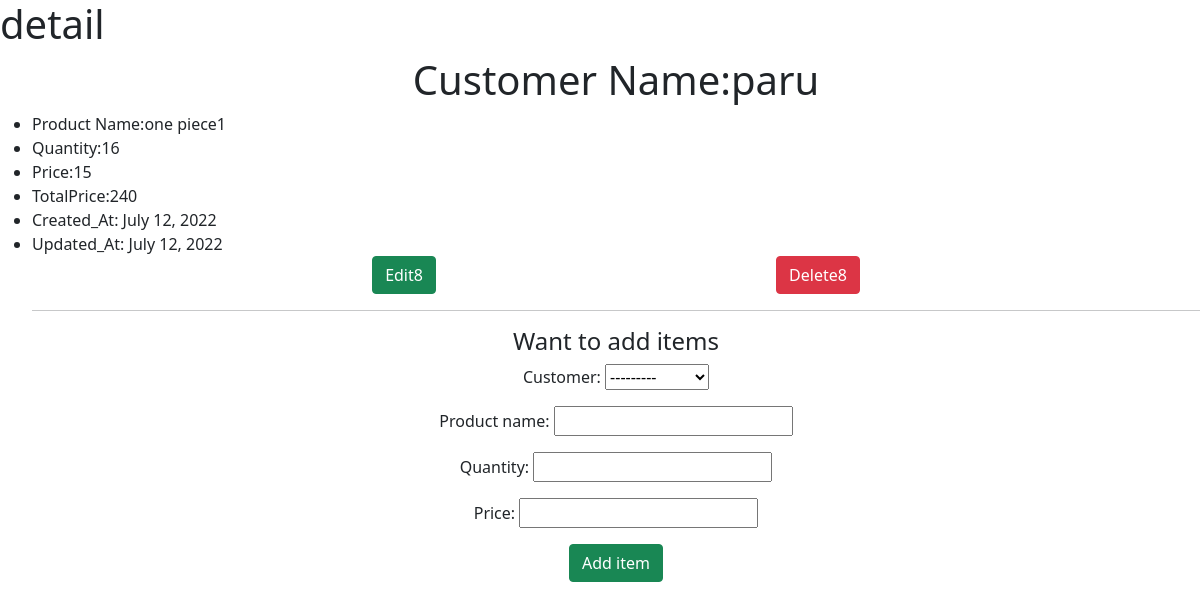
The page /udharo/detail/4/ on the database its author committed.
### udharo/models.py (models this page shows, shortened)
class Customer(models.Model):
    customer_name = models.CharField(max_length=100, blank=False)
    def __str__(self) -> str:
        return self.customer_name

class  Product(models.Model):
    customer = models.ForeignKey(Customer , on_delete=models.CASCADE, related_name="customerP")
    product_name = models.CharField(max_length=50)
    quantity = models.PositiveIntegerField()
    price = models.PositiveIntegerField()
    created_at = models.DateField(auto_now=True)
    updated_at = models.DateField(auto_now_add=True)
    @property
    def total_price(self):
        return self.quantity* self.price

### udharo/views.py (the view, shortened to what this page needs)
# urls.py: path('detail/<int:id>/',views.Detail.as_view(), name='detail'),
class Detail(views.View):
  def get(self, request, *args, **kwargs):
    id = kwargs['id']
    customer = Customer.objects.get(id = id)
    product  = customer.customerP.all().order_by("-updated_at")
    product_form = ProductsForm()
    context = {}
    context['products'] = product
    context['customer'] = customer
    context['product_form'] = product_form
    return render(request, "detail.html",context)

### udharo/forms.py
class ProductsForm(forms.ModelForm):
    class Meta:
        model = Product
        fields = ["customer","product_name","quantity","price"]

### udharo/templates/detail.html (shortened to what this page needs)
<!doctype html>
<html lang="en">
<head>
    <link href="https://cdn.jsdelivr.net/npm/bootstrap@5.0.2/dist/css/bootstrap.min.css" rel="stylesheet"
>
</head>
<body>
    <h1>detail</h1>
    <ul>
        {%if not products%}
        <p> not purchase yet</p>
        {%else%}
        <h1 class="text-center">Customer Name:{{customer.customer_name}}</h1>
        {% for product in products%}
        <li>Product Name:{{product.product_name}}</li>
        <li>Quantity:{{product.quantity}}</li>
        <li>Price:{{product.price}}</li>
        <li>TotalPrice:{{product.total_price}}</li>
        <li>Created_At: {{product.created_at}}</li>
        <li>Updated_At: {{product.updated_at}}</li>
        <div class="d-flex justify-content-evenly">
            <div>
                <a href="{% url 'edit' product.id %}"><button type="button" class="btn btn-success">Edit{{product.id}}</button></a>
            </div>
            <div>
                <a href="{% url 'delete' product.id %}"><button type="button" class="btn btn-danger">Delete{{product.id}}</button></a>
            </div>
        </div>
        <hr>
        {%endfor%}
        {%endif%}
        <div class="text-center">
            <form action="{% url 'detail' customer.id %}" method="post">
                <h4>Want to add items</h4>
                {{product_form.as_p}}
                <button class="btn btn-success">Add item</button>
            </form>
        </div>
    </ul>
</body>
</html>

### rows shown on the page
Customer: customer_name "paru"
Product: product_name "one piece1", quantity "16", price "15", total_price "240", created_at "July 12, 2022", updated_at "July 12, 2022", id "8"
